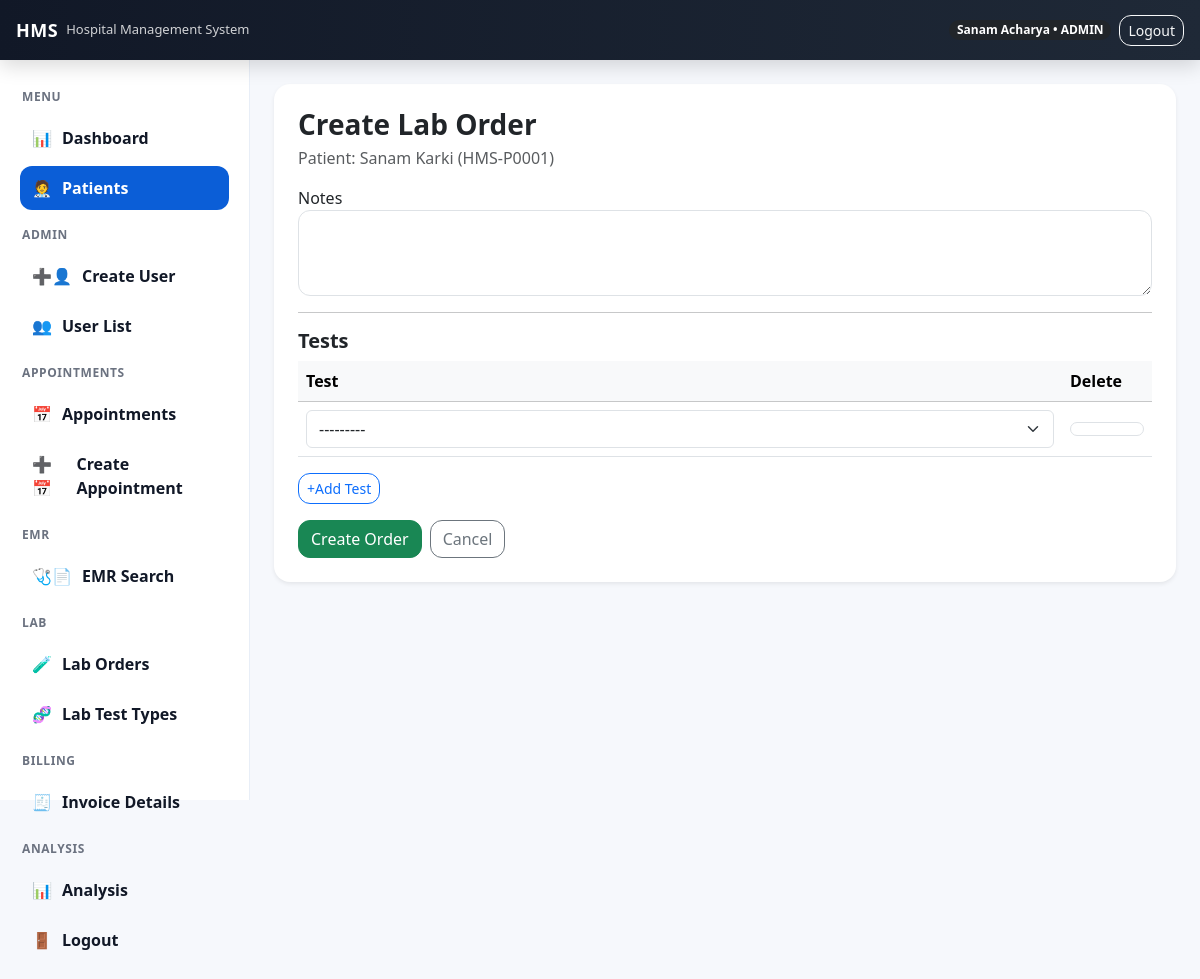
/patients/HMS-P0001/lab/create/ (signed in), run on an earlier commit of the app's database.
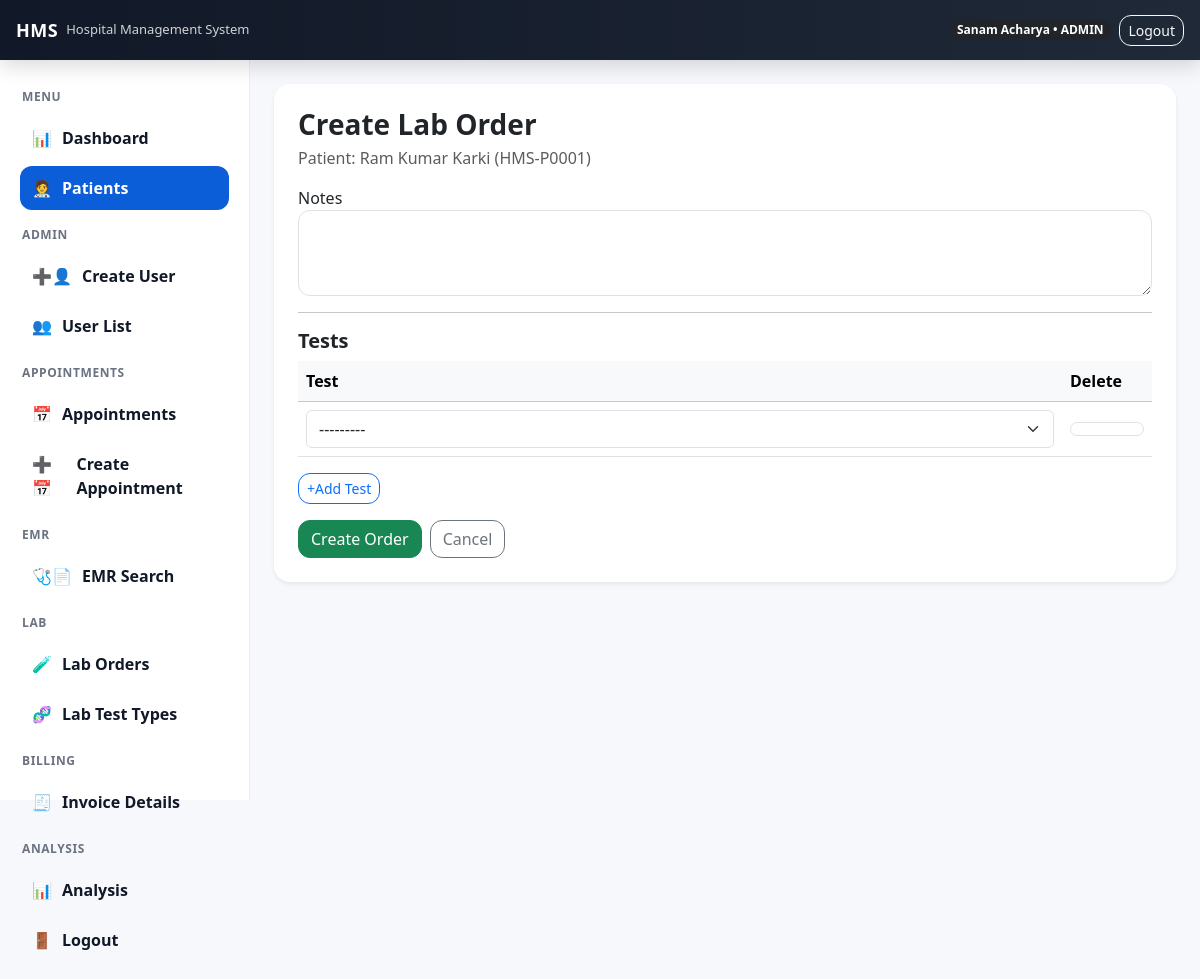
And on a later commit of the database.
### accounts/models.py (models this page shows, shortened)
class Patient(models.Model):
    patient_id = models.CharField(max_length=20, unique=True, editable=False)
    full_name = models.CharField(max_length=150)
    phone_number = models.CharField(max_length=20, blank=True)
    email = models.EmailField(blank=True, null=True)
    address = models.CharField(max_length=255, blank=True)
    gender = models.CharField(max_length=10, choices=[("MALE", "Male"), ("FEMALE", "Female"), ("OTHER", "Other")], blank=True)
    dob = models.DateField(blank=True, null=True)
    created_at = models.DateTimeField(auto_now_add=True)
    assigned_doctor = models.ForeignKey(
        settings.AUTH_USER_MODEL,
        on_delete=models.SET_NULL,
        null=True,
        blank=True,
        related_name="assigned_patients",
        limit_choices_to={"role": "DOCTOR"}
    )

### accounts/views.py (the view, shortened to what this page needs)
# urls.py: path("patients/<str:patient_id>/lab/create/", lab_order_create_view, name="lab_order_create"),
@login_required
@roles_required("ADMIN","RECEPTION","DOCTOR", "LAB")
def lab_order_create_view(request, patient_id):
    patient = get_object_or_404(Patient, patient_id=patient_id)
    if not can_access_patient(request, patient):
        messages.error(request,"You are not allowed to create lab orders for this patient.")
        return redirect("patient_list")
    order_form = LabOrderForm(request.POST or None)
    formset = LabOrderItemFormSet(request.POST or None, prefix="items")
    return render(request, "accounts/lab_order_form.html",{
        "patient": patient,
        "order_form": order_form,
        "formset": formset,
    })

### accounts/forms.py
class LabOrderForm(forms.ModelForm):
    class Meta:
        model = LabOrder
        fields = ["notes"]
        widgets = {"notes": forms.Textarea(attrs={"rows": 3})}

### accounts/models.py (called while the page is built)
    def __str__(self):
        return self.name

### accounts/views.py (called while the page is built)
def can_access_patient(request, patient):
    if request.user.role in["DOCTOR", "NURSE"]:
        return patient.assigned_doctor_id == request.user.id
    return True

### templates/accounts/lab_order_form.html (shortened to what this page needs)
{% extends "base.html" %}
{% block content %}
<div class="card p-4 shadow-sm">
    <h3 class="fw-bold mb-1">Create Lab Order</h3>
    <div class="text-muted mb-3">Patient: {{ patient.full_name }} ({{ patient.patient_id }})</div>
    <form method="post">
        <div class="mb-3">
            <labels class="form-label">Notes</label>
            {{ order_form.notes}}
        </div>
        <hr>
        <h5 class="fw-bold mb-2">Tests</h5>
        <div class="table-responsive">
            <table class="table align-middle">
                <thead class="table-light">
                    <tr><th>Test</th><th style="width:90px;">Delete</th></tr>
                </thead>
                <tbody id="itemsBody">
                    {% for f in formset %}
                        <tr class="item-row">
                            <td>{{ f.test_type }}</td>
                            <td class="text-center">{{ f.DELETE }}</td>
                        </tr>
                    {% endfor %}
                </tbody>
            </table>
        </div>
        <button type="button" class="btn btn-sm btn-outline-primary" id="addRow">+Add Test</button>
        <div  class="mt-3 d-flex gap-2">
            <button class="btn btn-success">Create Order</button>
            <a class="btn btn-outline-secondary" href="{% url 'patient_detail' patient.patient_id %}">Cancel</a>
        </div>
    </form>
</div>
{% endblock %}

What changed in the data, as far as the page shows it:
removed Patient: full_name "Sanam Karki", patient_id "HMS-P0001"
added Patient: full_name "Ram Kumar Karki", patient_id "HMS-P0001"
